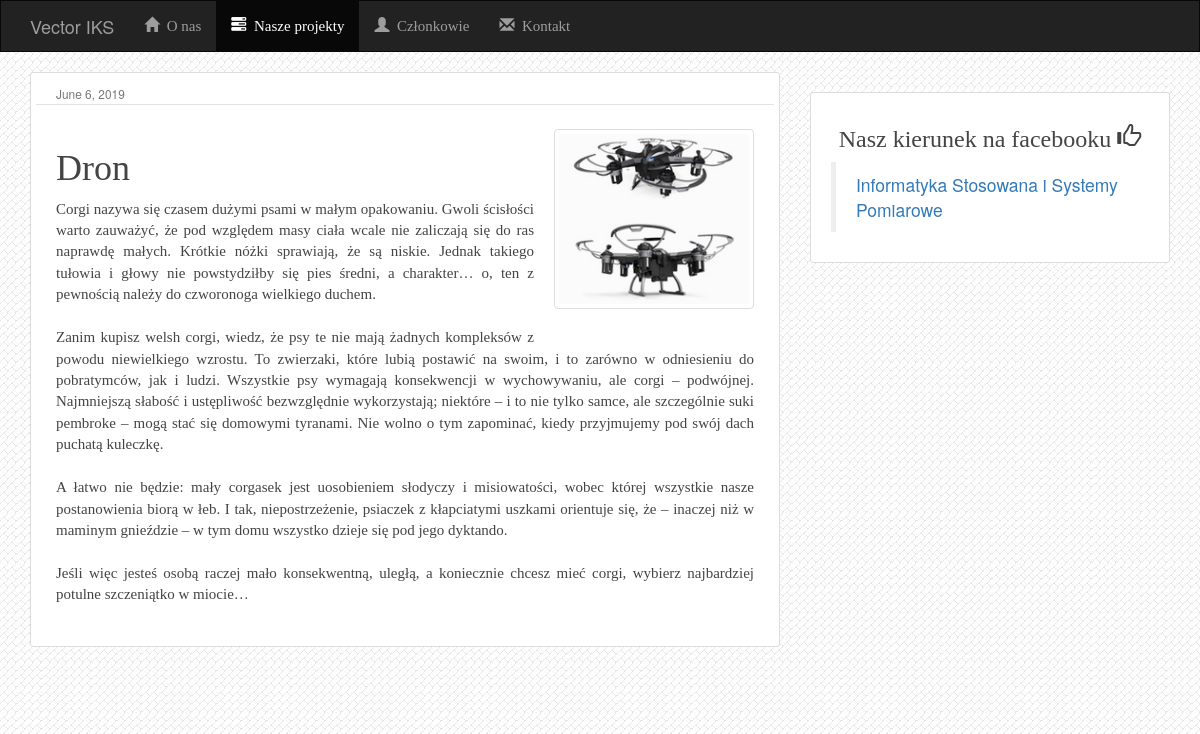
/projects/3/, run on the app's committed database.
### projects/models.py (models this page shows, shortened)
class Project(models.Model):
    title = models.CharField(max_length=500)
    description = models.CharField(max_length=800)
    photo = models.FileField(null=True)
    date = models.DateField(auto_now_add=True)
    content = models.TextField()

### projects/views.py (the view)
# urls.py: url(r'^(?P<pk>[0-9]+)/$', views.DetailView.as_view(), name='detail'),
class DetailView(generic.DetailView):
    model = Project
    template_name = 'projects/detail.html'

### projects/templates/projects/detail.html (shortened to what this page needs)
{% extends 'members/base.html' %}
{% load staticfiles %}
{% block projects %}active{% endblock %}
{% block body %}
<article class="media content-section">
    <div class="row">
        <div class="article-metadata">
              <small class="text-muted" style="margin-left: 20px">{{ project.date }}
        </div>
        <img src="{{ project.photo.url }}" class="img-thumbnail rounded float-right project-img">
    <h1 class="article-title" style="margin-left: 20px">{{ project.title }}</h1>
    <p class="article-content project-content" align="justify">{{ project.content }}</p>
    </div>
</article>
{% endblock %}

### members/static/members/style.css (style rules this page uses)
body { background: white url("images/background.png"); }
h1, h2, h3, h4, h5, h6 { color: #444444; font-family: 'Open+Sans+Condensed'; }
.content-section { background: #ffffff; padding: 10px 20px; border: 1px solid #dddddd; border-radius: 3px; margin-bottom: 20px; }
.article-title { color: #444444; }
.article-content { white-space: pre-line; }
.article-metadata { padding-bottom: 1px; margin-bottom: 4px; border-bottom: 1px solid #e3e3e3 }
.project-content { margin-left: 20px; margin-right: 20px; font-family: 'Open+Sans+Condensed'; color: #444444; }
p, li { font-family: 'Open+Sans+Condensed'; font-size: 1.5rem; }
.project-img { margin-top: 20px; margin-bottom: 20px; margin-left: 20px; margin-right: 20px; float: right; width: 200px; height: 180px; }

### data on the page
Project: date "June 6, 2019", photo (picture), title "Dron", content "Corgi nazywa się czasem dużymi psami w małym opakowaniu. Gwoli ścisłości warto zauważyć, że pod względem masy ciała wcale nie zaliczają się do ras naprawdę małych. Krótkie nóżki sprawiają, że są niskie. Jednak takiego tułowia i głowy nie powstydziłby się pies średni, a charakter… o, ten z pewnością należy do czworonoga wielkiego duchem. Zanim kupisz welsh corgi, wiedz, że psy te nie mają żadnych kompleksów z powodu niewielkiego wzrostu. To zwierzaki, które lubią postawić na swoim, i to zarówno w odniesieniu do pobratymców, jak i ludzi. Wszystkie psy wymagają konsekwencji w wychowywaniu, ale corgi – podwójnej. Najmniejszą słabość i ustępliwość bezwzględnie wykorzystają; niektóre – i to nie…"
